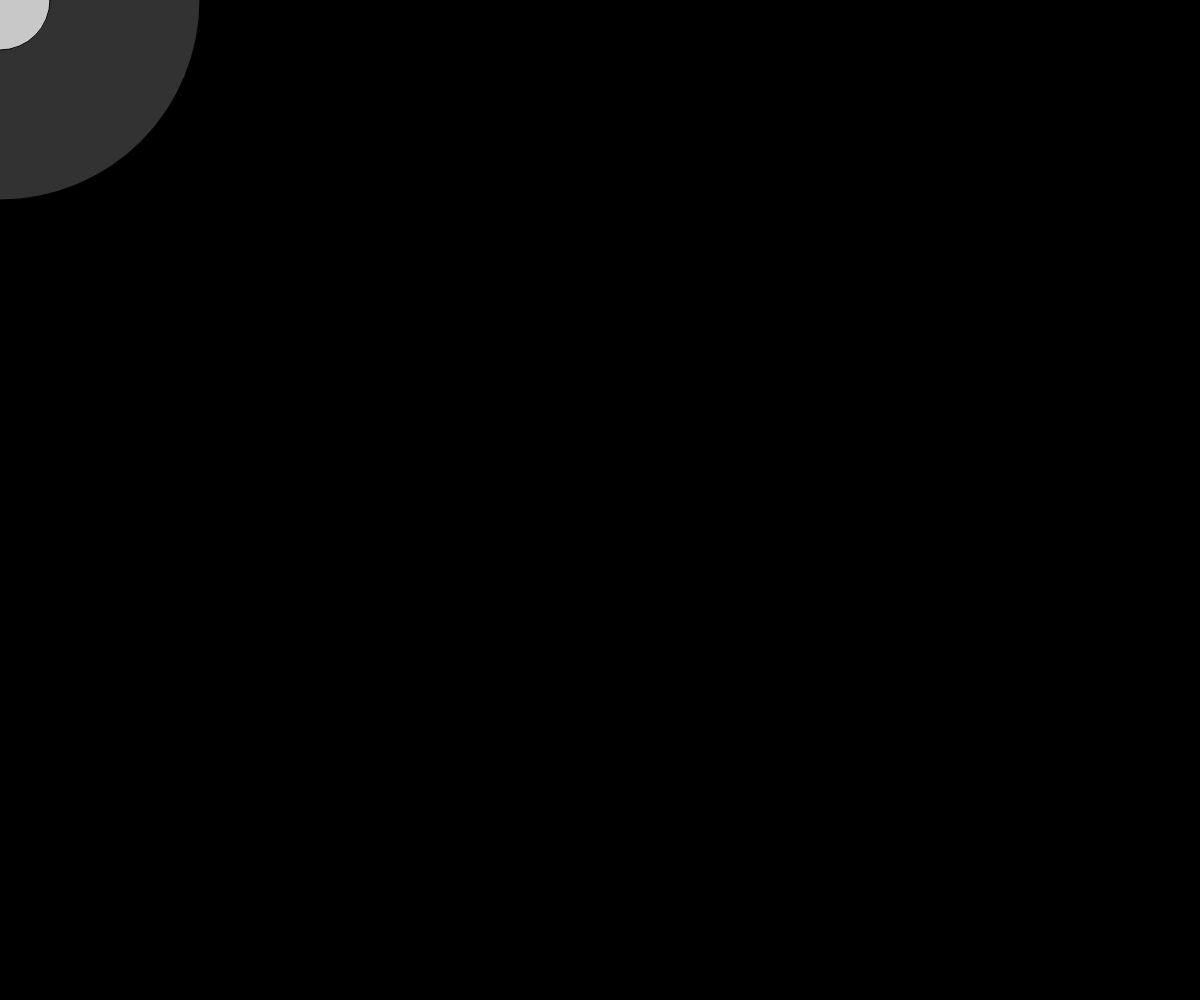
Frame 1 (no input)
Frame 60 (no input): identical to frame 1, image omitted
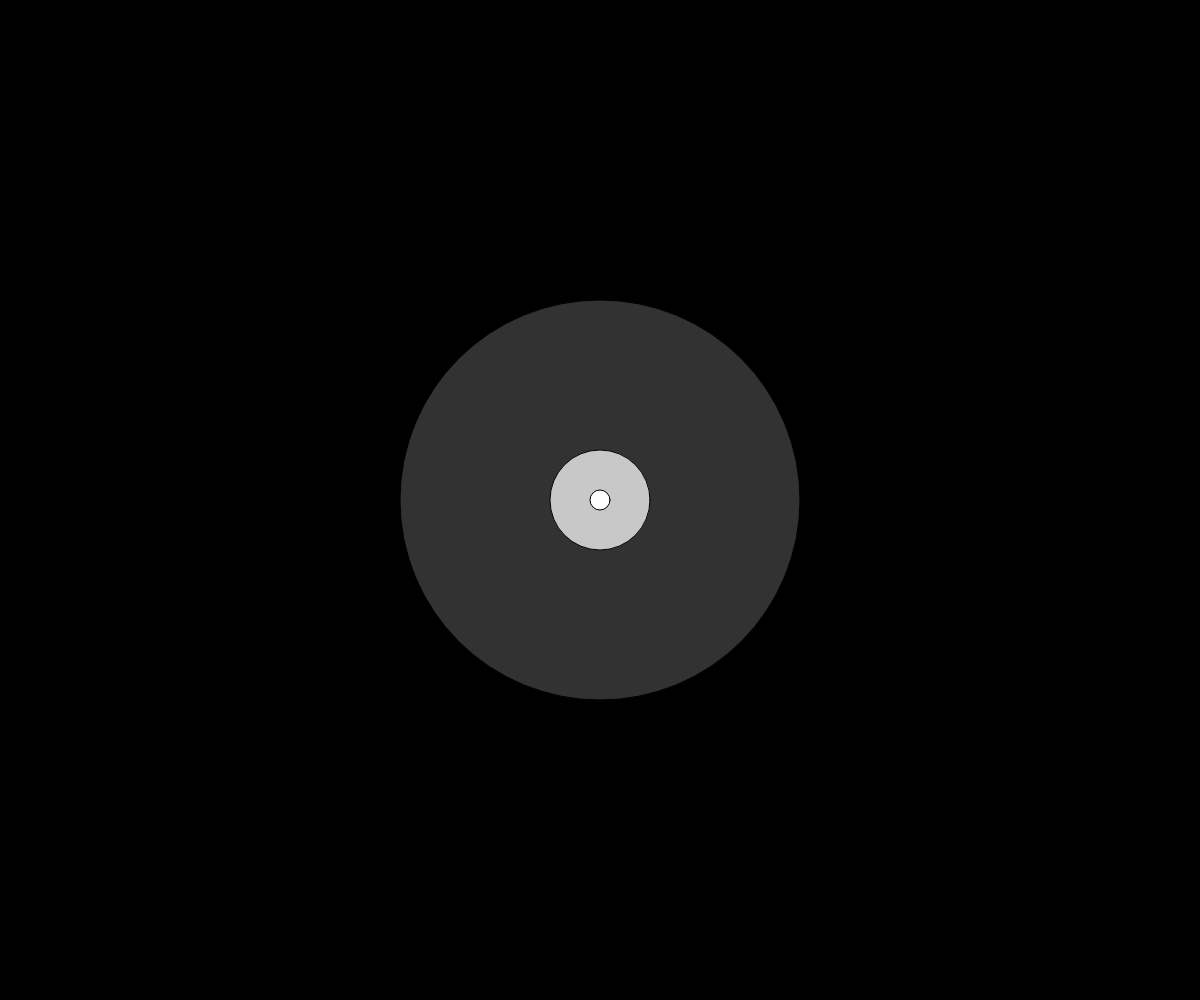
Frame 120 (the mouse pressed at the canvas centre since frame 60)

The p5.js sketch that drew these frames (run headless with seeded random() and noise() and a simulated clock; from frame 60 on, the mouse is pressed at the canvas centre):

// p5.js sketch
// ── sketch.js
let ghostSpawning = [];
let score = 0;
let ghostColour = 0;
let outerSize = 400
let x;
let y;


function setup() {
  createCanvas(windowWidth, windowHeight);
  x=width/2;
  y=height/2;
}

function draw() {
  background(0);
  fill (50);
  ellipse (mouseX, mouseY, outerSize);  
  fill (200); 
  ellipse (mouseX, mouseY, 100);

  fill (ghostColour);
  ellipse (x, y, 20, 20);


  let flashDistance = dist(x, y, mouseX, mouseY); 
  if(flashDistance <= outerSize/2){
    ghostColour = 150;
  }else{
    ghostColour = 0;
  }

  let catchDistance = dist(x, y, mouseX, mouseY);
  if(catchDistance <= outerSize/7){
    ghostColour = 255;
  }
}
// ── ghost.js
class Ghost {
    constructor(){
        
    }
}
